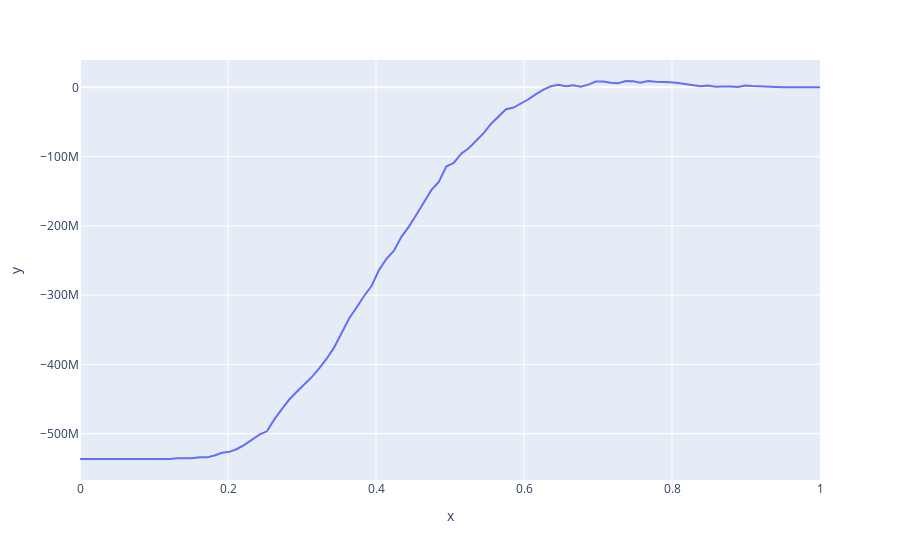

This figure's notebook cell:
### Code cell
px.line(x=threshold_list, y=pnl_list)
